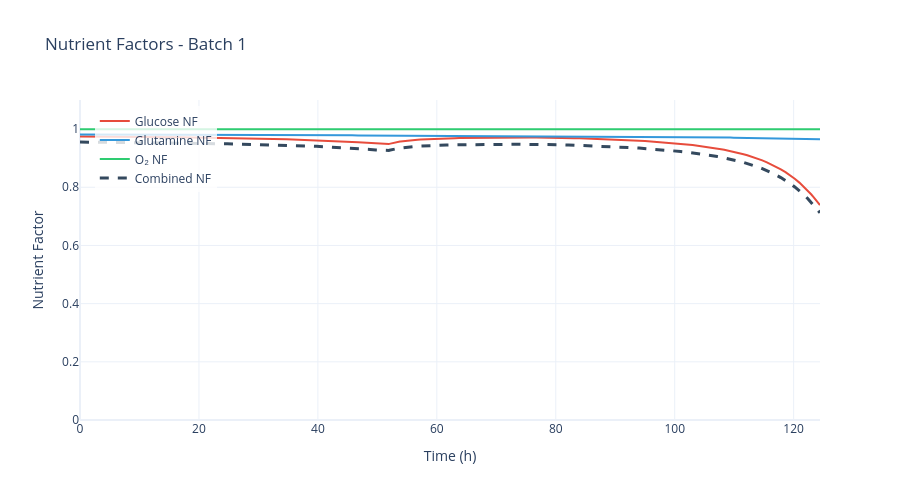

Write notebook code for a chart like this one.
### Markdown cell above
## 5. Kinetic-Behavior Figures

Review nutrient limitation, inhibition, kinetic rates, and stoichiometric yields for the selected batch.

### Code cell
# Nutrient limitation factors (Monod terms)
fig = data.plot_nutrient_factors(batch_number=BATCH_NUMBER)
fig.show()

### Figure 1 — Plotly figure (JSON) as saved in the notebook; plotly's stock layout.template omitted (floating-point values rounded to 4 significant figures; data arrays with more than 128 entries replaced by an {"elided": "..."} marker saying what was removed)
{"data": [{"line": {"color": "#E74C3C", "width": 2}, "mode": "lines", "name": "Glucose NF", "type": "scatter", "x": {"elided": "210 float values"}, "y": {"elided": "210 float values"}}, {"line": {"color": "#3498DB", "width": 2}, "mode": "lines", "name": "Glutamine NF", "type": "scatter", "x": {"elided": "210 float values"}, "y": {"elided": "210 float values"}}, {"line": {"color": "#2ECC71", "width": 2}, "mode": "lines", "name": "O₂ NF", "type": "scatter", "x": {"elided": "210 float values"}, "y": {"elided": "210 float values"}}, {"line": {"color": "#34495E", "dash": "dash", "width": 3}, "mode": "lines", "name": "Combined NF", "type": "scatter", "x": {"elided": "210 float values"}, "y": {"elided": "210 float values"}}], "layout": {"height": 500, "hovermode": "x unified", "legend": {"bgcolor": "rgba(255,255,255,0.8)", "x": 0.02, "y": 0.98}, "title": {"text": "Nutrient Factors - Batch 1"}, "width": 900, "xaxis": {"title": {"text": "Time (h)"}}, "yaxis": {"range": [0, 1.1], "title": {"text": "Nutrient Factor"}}}}
